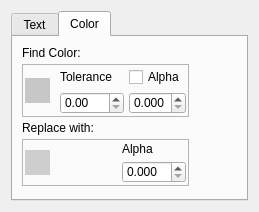
<?xml version="1.0" encoding="UTF-8"?>
<ui version="4.0">
 <class>Form</class>
 <widget class="QWidget" name="Form">
  <property name="geometry">
   <rect>
    <x>0</x>
    <y>0</y>
    <width>238</width>
    <height>203</height>
   </rect>
  </property>
  <property name="windowTitle">
   <string>Form</string>
  </property>
  <layout class="QHBoxLayout" name="horizontalLayout">
   <item>
    <widget class="QTabWidget" name="tabWidget">
     <property name="currentIndex">
      <number>1</number>
     </property>
     <widget class="QWidget" name="Text">
      <attribute name="title">
       <string>Text</string>
      </attribute>
      <layout class="QVBoxLayout" name="verticalLayout_8">
       <item>
        <widget class="QLabel" name="label">
         <property name="text">
          <string>Find what:</string>
         </property>
        </widget>
       </item>
       <item>
        <widget class="QLineEdit" name="Find"/>
       </item>
       <item>
        <widget class="QLabel" name="label_2">
         <property name="text">
          <string>Replace with:</string>
         </property>
        </widget>
       </item>
       <item>
        <widget class="QLineEdit" name="Replace"/>
       </item>
       <item>
        <spacer name="verticalSpacer_2">
         <property name="orientation">
          <enum>Qt::Vertical</enum>
         </property>
         <property name="sizeHint" stdset="0">
          <size>
           <width>20</width>
           <height>40</height>
          </size>
         </property>
        </spacer>
       </item>
       <item>
        <widget class="QCheckBox" name="Group">
         <property name="text">
          <string>Apply to Path Groups (\n separator)</string>
         </property>
        </widget>
       </item>
       <item>
        <widget class="QCheckBox" name="Regex">
         <property name="text">
          <string>Use Python Regex</string>
         </property>
        </widget>
       </item>
      </layout>
     </widget>
     <widget class="QWidget" name="Color">
      <attribute name="title">
       <string>Color</string>
      </attribute>
      <layout class="QVBoxLayout" name="verticalLayout_3">
       <item>
        <layout class="QHBoxLayout" name="horizontalLayout_3">
         <item>
          <layout class="QVBoxLayout" name="ColorLayout">
           <property name="spacing">
            <number>4</number>
           </property>
           <item>
            <widget class="QLabel" name="label_3">
             <property name="text">
              <string>Find Color:</string>
             </property>
            </widget>
           </item>
           <item>
            <widget class="QWidget" name="widget" native="true">
             <property name="styleSheet">
              <string notr="true">QWidget#widget {border : 1px solid rgb(181, 181, 181)}</string>
             </property>
             <layout class="QHBoxLayout" name="horizontalLayout_4">
              <property name="spacing">
               <number>5</number>
              </property>
              <property name="leftMargin">
               <number>3</number>
              </property>
              <property name="topMargin">
               <number>3</number>
              </property>
              <property name="rightMargin">
               <number>3</number>
              </property>
              <property name="bottomMargin">
               <number>3</number>
              </property>
              <item>
               <widget class="QPushButton" name="ColorFind">
                <property name="minimumSize">
                 <size>
                  <width>25</width>
                  <height>25</height>
                 </size>
                </property>
                <property name="maximumSize">
                 <size>
                  <width>25</width>
                  <height>25</height>
                 </size>
                </property>
                <property name="styleSheet">
                 <string notr="true">background-color: rgb(199, 199, 199); border : none;</string>
                </property>
                <property name="text">
                 <string/>
                </property>
               </widget>
              </item>
              <item>
               <spacer name="horizontalSpacer_5">
                <property name="orientation">
                 <enum>Qt::Horizontal</enum>
                </property>
                <property name="sizeType">
                 <enum>QSizePolicy::Minimum</enum>
                </property>
                <property name="sizeHint" stdset="0">
                 <size>
                  <width>5</width>
                  <height>20</height>
                 </size>
                </property>
               </spacer>
              </item>
              <item>
               <layout class="QVBoxLayout" name="verticalLayout_2">
                <item>
                 <widget class="QLabel" name="ToleranceLabel">
                  <property name="text">
                   <string>Tolerance</string>
                  </property>
                 </widget>
                </item>
                <item>
                 <widget class="QDoubleSpinBox" name="ColorTolerance">
                  <property name="maximum">
                   <double>300.000000000000000</double>
                  </property>
                 </widget>
                </item>
               </layout>
              </item>
              <item>
               <layout class="QVBoxLayout" name="verticalLayout_4">
                <item>
                 <widget class="QCheckBox" name="AlphaEnable">
                  <property name="text">
                   <string>Alpha</string>
                  </property>
                 </widget>
                </item>
                <item>
                 <widget class="QDoubleSpinBox" name="AlphaFind">
                  <property name="decimals">
                   <number>3</number>
                  </property>
                  <property name="maximum">
                   <double>1.000000000000000</double>
                  </property>
                  <property name="singleStep">
                   <double>0.010000000000000</double>
                  </property>
                 </widget>
                </item>
               </layout>
              </item>
             </layout>
            </widget>
           </item>
           <item>
            <widget class="QLabel" name="label_5">
             <property name="text">
              <string>Replace with:</string>
             </property>
            </widget>
           </item>
           <item>
            <widget class="QWidget" name="widget_2" native="true">
             <property name="styleSheet">
              <string notr="true">QWidget#widget_2 {border : 1px solid rgb(181, 181, 181)}</string>
             </property>
             <layout class="QHBoxLayout" name="horizontalLayout_2">
              <property name="spacing">
               <number>5</number>
              </property>
              <property name="leftMargin">
               <number>3</number>
              </property>
              <property name="topMargin">
               <number>3</number>
              </property>
              <property name="rightMargin">
               <number>3</number>
              </property>
              <property name="bottomMargin">
               <number>3</number>
              </property>
              <item>
               <widget class="QPushButton" name="ColorFind_2">
                <property name="minimumSize">
                 <size>
                  <width>25</width>
                  <height>25</height>
                 </size>
                </property>
                <property name="maximumSize">
                 <size>
                  <width>25</width>
                  <height>25</height>
                 </size>
                </property>
                <property name="styleSheet">
                 <string notr="true">background-color:rgb(206, 206, 206);border:none;</string>
                </property>
                <property name="text">
                 <string/>
                </property>
               </widget>
              </item>
              <item>
               <spacer name="horizontalSpacer">
                <property name="orientation">
                 <enum>Qt::Horizontal</enum>
                </property>
                <property name="sizeType">
                 <enum>QSizePolicy::Minimum</enum>
                </property>
                <property name="sizeHint" stdset="0">
                 <size>
                  <width>67</width>
                  <height>20</height>
                 </size>
                </property>
               </spacer>
              </item>
              <item>
               <layout class="QVBoxLayout" name="verticalLayout_5">
                <item>
                 <widget class="QLabel" name="label_4">
                  <property name="text">
                   <string>Alpha</string>
                  </property>
                 </widget>
                </item>
                <item>
                 <widget class="QDoubleSpinBox" name="AlphaReplace">
                  <property name="decimals">
                   <number>3</number>
                  </property>
                  <property name="maximum">
                   <double>1.000000000000000</double>
                  </property>
                  <property name="singleStep">
                   <double>0.010000000000000</double>
                  </property>
                 </widget>
                </item>
               </layout>
              </item>
             </layout>
            </widget>
           </item>
           <item>
            <spacer name="verticalSpacer_7">
             <property name="orientation">
              <enum>Qt::Vertical</enum>
             </property>
             <property name="sizeHint" stdset="0">
              <size>
               <width>20</width>
               <height>500000000</height>
              </size>
             </property>
            </spacer>
           </item>
          </layout>
         </item>
         <item>
          <spacer name="horizontalSpacer_8">
           <property name="orientation">
            <enum>Qt::Horizontal</enum>
           </property>
           <property name="sizeHint" stdset="0">
            <size>
             <width>1000000000</width>
             <height>20</height>
            </size>
           </property>
          </spacer>
         </item>
        </layout>
       </item>
      </layout>
     </widget>
    </widget>
   </item>
  </layout>
 </widget>
 <resources/>
 <connections/>
</ui>
